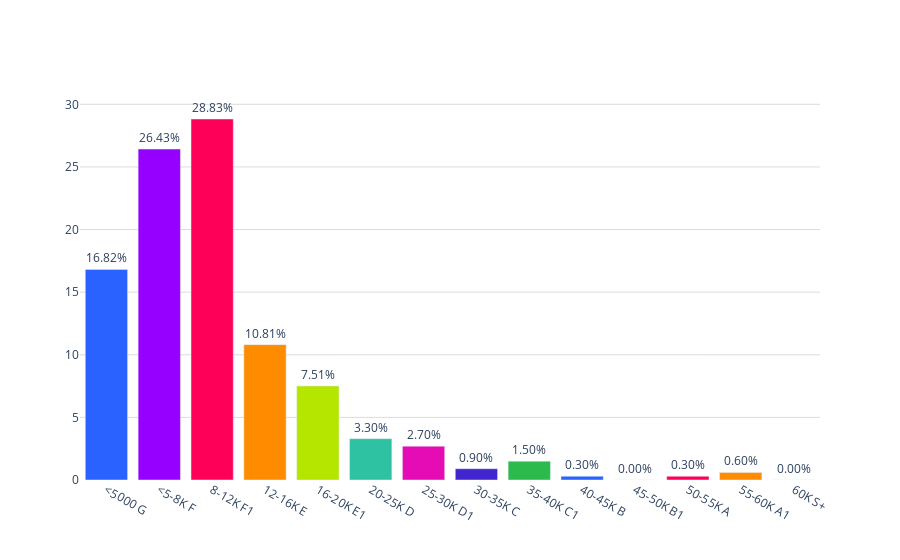

The notebook cell this image was saved under:
### Code cell
colores = ['#2962ff', '#9500ff', '#ff0059', '#ff8c00', '#b4e600', '#2EC2A2','#E50CB6','#4225CF','#2CBA4D','#2962ff', '#9500ff', '#ff0059', '#ff8c00', '#b4e600']

fig = go.Figure()
fig.add_trace(go.Bar(
    x=posiciones_salariosparejas['Categoria_Pareja'],  # Eje x: Categoría
    y=posiciones_salariosparejas['porcentaje'],  # Eje y: porcentaje
    text=posiciones_salariosparejas['porcentaje'].apply(lambda x: f'{x:.2f}%'),  # Texto con el formato deseado
    textposition='outside',  # Posición del texto (parte superior de las barras)
    marker_color=colores,  # Especifica los colores de las barras
))
fig.update_layout(
    #title='Mercado salario por pareja',  # Título de la gráfica
    title_x=0.5,
    yaxis=dict(
        #title='%',  # Título del eje y
        gridcolor='#dddcda', # Color de las líneas que dividen los rangos del eje Y
        gridwidth=1, # Ancho de las líneas que dividen los rangos del eje Y
    ),
    plot_bgcolor='rgba(0,0,0,0)',  # Color de fondo del gráfico
)

# Exportar gráfica como archivo HTML
def guardar_grafico_como_html(fig, nombre_archivo, carpeta='graficas'):
    if not os.path.exists(carpeta): 
        os.makedirs(carpeta) # Crear la carpeta si no existe
    
    # Gráfica como archivo HTML en la carpeta especificada
    pio.write_html(fig, f'{carpeta}/{nombre_archivo}.html')

# Exportar
guardar_grafico_como_html(fig, 'g_bar_mercadoXsalarial_parejas_puebla', carpeta='graficas')

fig.show()

### Figure 1 — Plotly figure (JSON) as saved in the notebook; plotly's stock layout.template omitted (floating-point values rounded to 4 significant figures)
{"data": [{"marker": {"color": ["#2962ff", "#9500ff", "#ff0059", "#ff8c00", "#b4e600", "#2EC2A2", "#E50CB6", "#4225CF", "#2CBA4D", "#2962ff", "#9500ff", "#ff0059", "#ff8c00", "#b4e600"]}, "text": ["16.82%", "26.43%", "28.83%", "10.81%", "7.51%", "3.30%", "2.70%", "0.90%", "1.50%", "0.30%", "0.00%", "0.30%", "0.60%", "0.00%"], "textposition": "outside", "type": "bar", "x": ["<5000 G", "<5-8K F", "8-12K F1", "12-16K E", "16-20K E1", "20-25K D", "25-30K D1", "30-35K C", "35-40K C1", "40-45K B", "45-50K B1", "50-55K A", "55-60K A1", "60K S+"], "y": [16.82, 26.43, 28.83, 10.81, 7.508, 3.303, 2.703, 0.9009, 1.502, 0.3003, 0, 0.3003, 0.6006, 0]}], "layout": {"plot_bgcolor": "rgba(0,0,0,0)", "title": {"x": 0.5}, "yaxis": {"gridcolor": "#dddcda", "gridwidth": 1}}}
